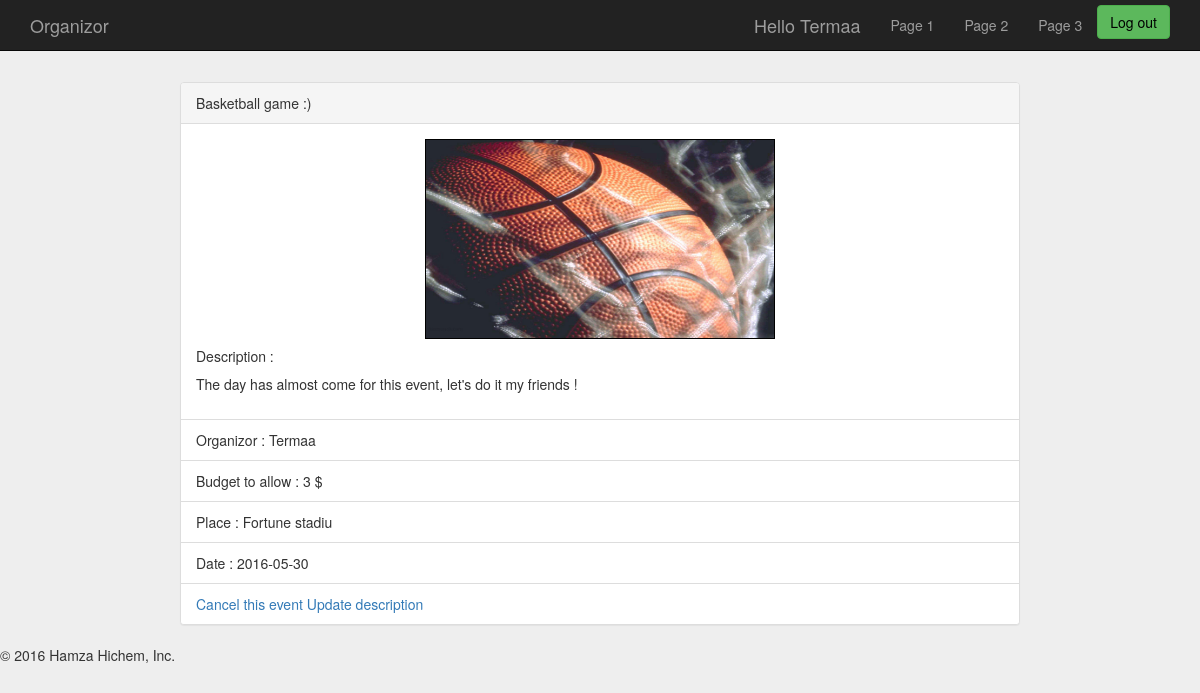
The app's page /website/www/html/event.php?eventID=8 (signed in) with its own data.
### tables this page shows
CREATE TABLE `EVENT` (
  `ID` int(11) NOT NULL,
  `NAME` varchar(200) NOT NULL,
  `BUDGET` int(11) NOT NULL,
  `PLACE` varchar(200) NOT NULL,
  `DATE` date NOT NULL,
  `DESCRIPTION` varchar(500) NOT NULL,
  `TYPE` varchar(200) NOT NULL
);

CREATE TABLE `USER` (
  `ID` int(11) NOT NULL,
  `SURNAME` varchar(40) NOT NULL,
  `NAME` varchar(40) NOT NULL,
  `NICKNAME` varchar(40) NOT NULL,
  `BIRTHDAY` date NOT NULL,
  `EMAIL` varchar(70) NOT NULL,
  `PASSWORD` int(11) NOT NULL,
  `IMG_FILE` varchar(120) NOT NULL
);

### website/www/php/DBConnec.php (called while the page is built)
<?php
class DBConnec {
    private static $inst = null;
    private $pdo;
    private function __construct() {
        try
        {
            $dsn = 'mysql:host=localhost;dbname=db_organizer';
            $this->pdo = new PDO($dsn, 'root', 'headshot2');
            $this->pdo->exec('SET CHARACTER SET utf8');
            $this->pdo->setAttribute(PDO::ATTR_ERRMODE, PDO::ERRMODE_EXCEPTION);
        }
        catch(PDOException $e)
        {
            die('Erreur : ' . $e->getMessage());
        }
    }
    public function getPdo() {
        return $this->pdo;
    }
    public static function getConnec() {
        if(is_null(self::$inst)) {
            self::$inst = new DBConnec();
        }
        return self::$inst;
    }
}

### website/www/html/event.php (the view, shortened to what this page needs)
<?php
	if(!isset($_GET['eventID']))
		echo "error";
	else {
		require_once("../php/useful_lib.php");
		require_once("../php/DBConnec.php");
		function getUserById($idUser) {
			$sql = 'SELECT NICKNAME as nickname FROM USER WHERE ID = :id';
			$stmt = DBConnec::getConnec()->getPdo()->prepare($sql);
			$stmt->bindValue('id', $idUser, PDO::PARAM_STR);
			try
			{
				$stmt->execute();
				$stmt->rowCount() or die('No results' . PHP_EOL);
				$stmt->setFetchMode(PDO::FETCH_OBJ);
				if ($result = $stmt->fetch())
					return $result;
			}
			catch (PDOException $e)
			{
				echo 'Error : ', $e->getMessage(), PHP_EOL;
				echo 'Query : ', $sql, PHP_EOL;
				exit();
			}
    	}
		function getCreator($idEvent) {
			$sql = 'SELECT id_USER as id FROM EVENT_USER_ASSOC WHERE ID_EVENT = :id';
			$stmt = DBConnec::getConnec()->getPdo()->prepare($sql);
			$stmt->bindValue('id', $idEvent, PDO::PARAM_STR);
			try
			{
				$stmt->execute();
				$stmt->rowCount() or die('No results' . PHP_EOL);
				$stmt->setFetchMode(PDO::FETCH_OBJ);
				if ($result = $stmt->fetch())
					return $result;
			}
			catch (PDOException $e)
			{
				echo 'Erreur : ', $e->getMessage(), PHP_EOL;
				echo 'Requête : ', $sql, PHP_EOL;
				exit();
			}
		}
		$pdo = DBConnec::getConnec()->getPdo();
		$sql = 'SELECT * FROM EVENT WHERE ID = :id';
		$stmt = $pdo->prepare($sql);
		$stmt->bindValue('id', $_GET['eventID'], PDO::PARAM_STR);
		try
		{
		    $stmt->execute();
		    $stmt->rowCount() or die('Pas de résultat' . PHP_EOL);
		    $stmt->setFetchMode(PDO::FETCH_OBJ);
			$result = $stmt->fetch();
		}
		catch (PDOException $e)
		{
		    echo 'Erreur : ', $e->getMessage(), PHP_EOL;
		    echo 'Requête : ', $sql, PHP_EOL;
		    exit();
		}
?>
<article id="event">
	<div class="panel panel-default">
	  <div class="panel-heading"><?php echo $result->NAME; ?></div>
	  <div class="panel-body">
		<p>
			<img style="height: 200px; width:350px; margin-right: auto; margin-left: auto" class="media-object" src="<?php echo 'img/' . getImageType($result->TYPE); ?>" alt="<?php echo getImageType($result->TYPE); ?>">
			<h5>Description :</h5>
			<?php echo $result->DESCRIPTION ?>
		</p>
	  </div>
	  <ul class="list-group">
		<li class="list-group-item">Organizor :
<?php
			$id = $result->ID;
			$userID = getCreator($id);
			$userNickname = getUserById($userID->id);
			echo $userNickname->nickname;
?>
		</li>
		<li class="list-group-item">Budget to allow : <?php echo $result->BUDGET . ' '; ?>$</li>
		<li class="list-group-item">Place : <?php echo $result->PLACE; ?> </li>
		<li class="list-group-item">Date : <?php echo $result->DATE; ?></li>
<?php
	if ($userID->id != $_SESSION['sid']) {
        if(!ifAttend($_SESSION['sid'], $_GET['eventID'])) {
?>
		<li class="list-group-item">
			<a href="phpProcess/attendProcess.php?eventID=<?php echo $_GET['eventID']; ?>">Attend to this event</a>
		</li>
<?php
        }
        else {
?>
        <li class="list-group-item">
			<a href="">Leave this event</a>
		</li>
<?php
        }
	}
	else
	{
?>
		<li class="list-group-item">
			<a href="phpProcess/cancelProcess.php?id=<?php echo $id; ?>" class="button">Cancel this event</a>
			<a href="updateDescription.php?id=<?php echo $id; ?>">Update description</a>
		</li>
<?php
	}
?>
	  </ul>
	</div>
</article>
<?php
	}
?>

### website/www/html/style.css (style rules this page uses)
body { padding-top: 50px; }
img { border : 1px solid black; }
#event { width: 70%; margin-left: auto; margin-right: auto; margin-top: 3em; }
body { padding-top: 40px; padding-bottom: 40px; background-color: #eee; }

### records on screen
event: NAME "Basketball game :)", DESCRIPTION "The day has almost come for this event, let's do it my friends !", BUDGET "3", PLACE "Fortune stadiu", DATE "2016-05-30"
user: NICKNAME "Termaa"

### other values on screen
$_SESSION['nickname'] "Termaa"
